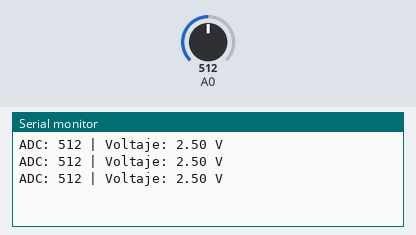
The sketch below on a simulated Arduino Uno, built with avr-gcc and run on an emulated ATmega328P. Shown: the last lines printed to the serial monitor. The test bench sets the inputs (shaded band); at power-on: A0 = 512.

Above: at 1.3 s.
1.4 s: A0 set to 716
At 1.9 s:
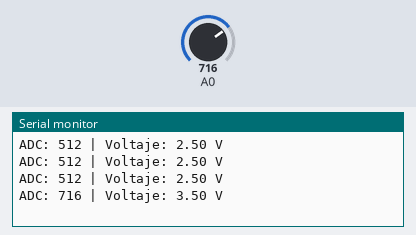
2.9 s: A0 set to 900
At 3.4 s:
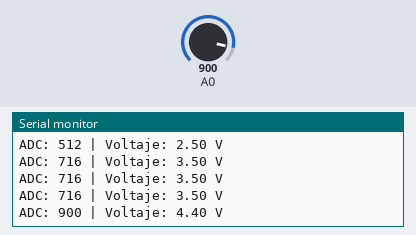
Timing chart, 0 to 5.9 s (numbered marks = the images above; inputs shaded):
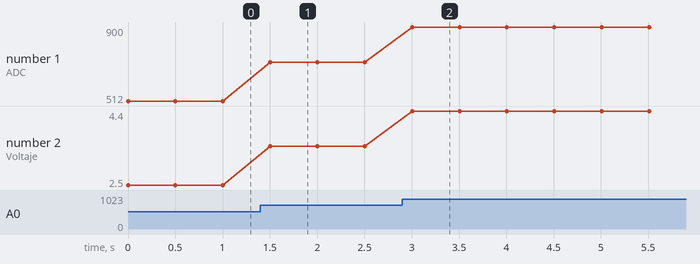

Measured:
- after the input at 1.4 s, the serial monitor: prints a new line after 0.10 s (image 1)
- after the input at 2.9 s, the serial monitor: prints a new line after 0.11 s (image 2)
- plotted number 1: 512 → 716 after the input at 1.4 s, 716 → 900 after the input at 2.9 s
- plotted number 2: 2.5 → 3.5 after the input at 1.4 s, 3.5 → 4.4 after the input at 2.9 s

The sketch:

DIVISOR.ino
```cpp
void setup() {
  Serial.begin(9600);
}

void loop() {
  int lectura = analogRead(A0);
  float voltaje = lectura * (5.0 / 1023.0);

  Serial.print("ADC: ");
  Serial.print(lectura);
  Serial.print(" | Voltaje: ");
  Serial.print(voltaje);
  Serial.println(" V");

  delay(500);
}
```
